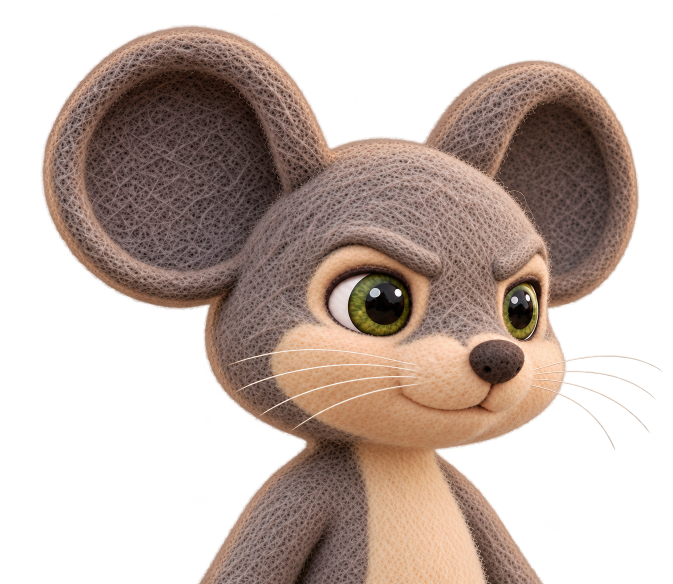
#> input picture character/characters/lion_and_mouse_v7/Milo/expressions/milo_expression_low_clearance_focus_3q_r001_candidate.png, 1346 x 1168 px, given in place of milo_portrait_base_3q_default_r003_candidate.png, which was not available (shown at 1/2 size)
$ python bound_mouth_calibrations.py
#> lines starting #> are read from the running program, lines starting #| are printed output that depends on the picture; after the words box and inside, x2 and y2 are one past the last pixel; in counts of white or black regions, pixels touching at a corner belong together; pictures that were not available may be replaced by others from this repository, and a replacement may not be noted
"""Constrain actor speech calibrations to their source-mouth regions only."""

from __future__ import annotations

import hashlib
import json
from pathlib import Path

import cv2
import numpy as np
from PIL import Image


ROOT = Path(__file__).resolve().parents[4]
EXPRESSIONS = ROOT / "character/characters/lion_and_mouse_v7"
REVIEW = Path(__file__).resolve().parent

JOBS = [
    {
        "actor": "Milo",
        "closed": "Milo/expressions/milo_portrait_base_3q_default_r003_candidate.png",
        "generated": "Milo/expressions/milo_portrait_base_3q_default_tiny_open_toothless_r001_candidate.png",
        "target": "Milo/expressions/milo_portrait_base_3q_default_tiny_open_toothless_r002_candidate.png",
        "ellipse": (890, 753, 130, 82),
    },
    {
        "actor": "Leo",
        "closed": "Leo/expressions/leo_portrait_base_3q_r001_candidate.png",
        "generated": "Leo/expressions/leo_portrait_base_3q_tiny_open_toothless_r001_candidate.png",
        "target": "Leo/expressions/leo_portrait_base_3q_tiny_open_toothless_r002_candidate.png",
        "ellipse": (778, 750, 130, 75),
    },
]


def sha(path: Path) -> str:
    return hashlib.sha256(path.read_bytes()).hexdigest()


def main() -> None:
    rows = []
    for job in JOBS:
        source = EXPRESSIONS / job["closed"]
        generated = EXPRESSIONS / job["generated"]
        target = EXPRESSIONS / job["target"]
        mask_path = REVIEW / (target.stem + "_mouth_roi.png")
        if target.exists() or target.with_suffix(".json").exists() or mask_path.exists():
            raise FileExistsError(target)
        closed = np.asarray(Image.open(source).convert("RGBA"), dtype=np.float32)
        opened = np.asarray(Image.open(generated).convert("RGBA"), dtype=np.float32)
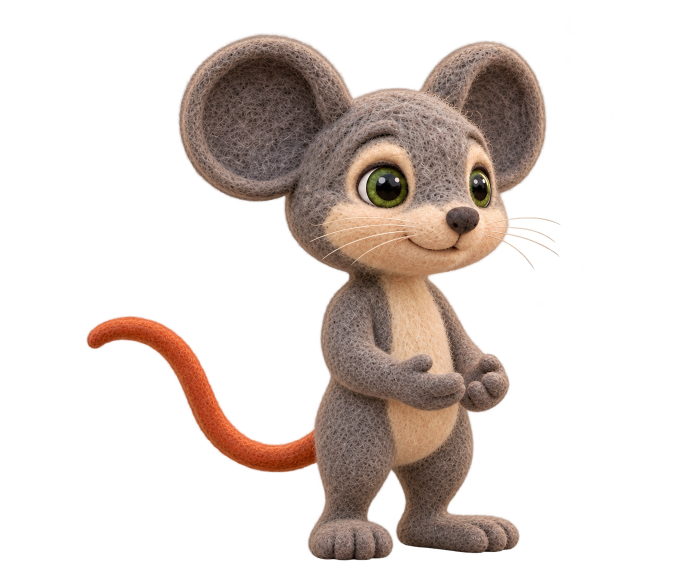
#> input picture character/characters/lion_and_mouse_v7/Milo/poses/milo_acorn_hold_3q_r002_candidate.png, 1346 x 1168 px, given in place of trait_base_3q_default_tiny_open_toothless_r001_candidate.png, which was not available (shown at 1/2 size)
        if closed.shape != opened.shape:
            raise ValueError("calibration canvas mismatch")
        height, width = closed.shape[:2]
#> height = 1168; width = 1346
        mask = np.zeros((height, width), np.uint8)
        center_x, center_y, radius_x, radius_y = job["ellipse"]
        cv2.ellipse(mask, (center_x, center_y), (radius_x, radius_y), 0, 0, 360, 255, -1)
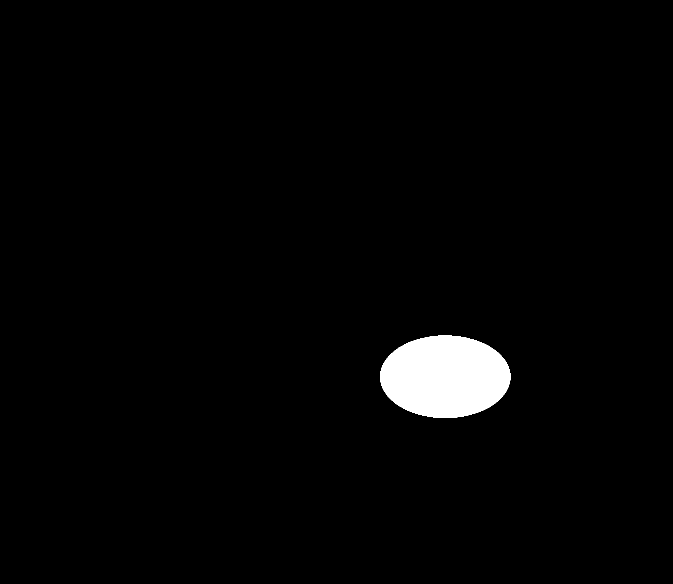
#> mask: shape (1168, 1346) (shown at 1/2 size); 2.2% white; 1 white region, box (x1, y1, x2, y2) and area: (760, 671, 1021, 836) 33811
        dist = cv2.distanceTransform((mask > 0).astype(np.uint8), cv2.DIST_L2, 5)
        weight = np.minimum(dist / 12.0, 1.0)
        # Alpha remains exactly the selected closed-source alpha everywhere.
        result = np.rint(closed).astype(np.uint8)
#> result is the input picture: shape (1168, 1346, 4); mean R, G, B, A 78.1, 61.6, 53.3, 132.2
        result[:, :, :3] = np.rint(closed[:, :, :3] * (1 - weight[..., None]) + opened[:, :, :3] * weight[..., None]).astype(np.uint8)
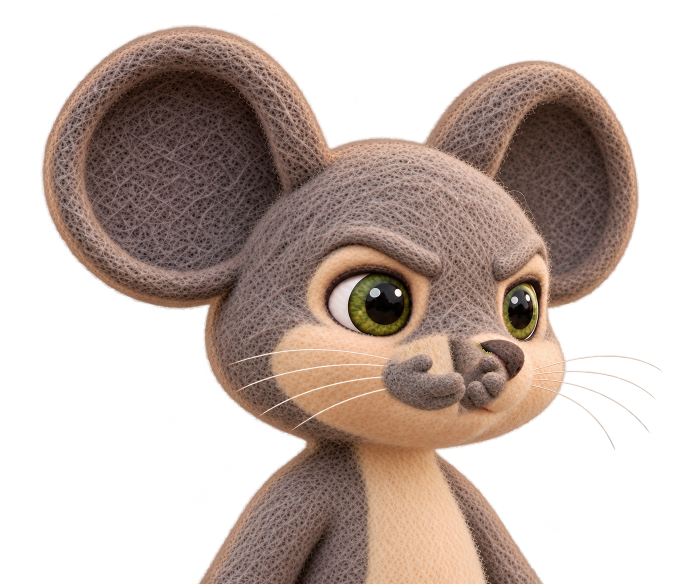
#> result: shape (1168, 1346, 4) (shown at 1/2 size); 2.15% of pixels changed, all inside (x1, y1, x2, y2) = (760, 671, 1021, 836); transparent parts drawn white
        if not np.array_equal(result[mask == 0], closed.astype(np.uint8)[mask == 0]):
            raise AssertionError("non-mouth pixels changed")
        if not np.array_equal(result[:, :, 3], closed.astype(np.uint8)[:, :, 3]):
            raise AssertionError("alpha changed")
        Image.fromarray(mask, "L").save(mask_path)
        Image.fromarray(result, "RGBA").save(target)
        row = {
            "schema": "feltwillow.mouth-calibration-candidate.v1",
            "actor": job["actor"],
            "status": "unselected_auxiliary_candidate_pending_angle_and_mouth_review",
            "closed_source_path": str(source.relative_to(ROOT)),
            "closed_source_sha256": sha(source),
            "generated_open_path": str(generated.relative_to(ROOT)),
            "generated_open_sha256": sha(generated),
            "mouth_roi_path": str(mask_path.relative_to(ROOT)),
            "mouth_roi_sha256": sha(mask_path),
            "output_path": str(target.relative_to(ROOT)),
            "output_sha256": sha(target),
            "outside_roi_changed_pixels": 0,
            "alpha_changed_pixels": 0,
            "provider_calls_added": 0,
            "selection": None,
        }
        target.with_suffix(".json").write_text(json.dumps(row, indent=2) + "\n")
        rows.append(row)
    (REVIEW / "BOUNDED_MOUTH_CALIBRATIONS.json").write_text(json.dumps(rows, indent=2) + "\n")


if __name__ == "__main__":
#> (the run stopped early here; a loop or call above may not have finished)
